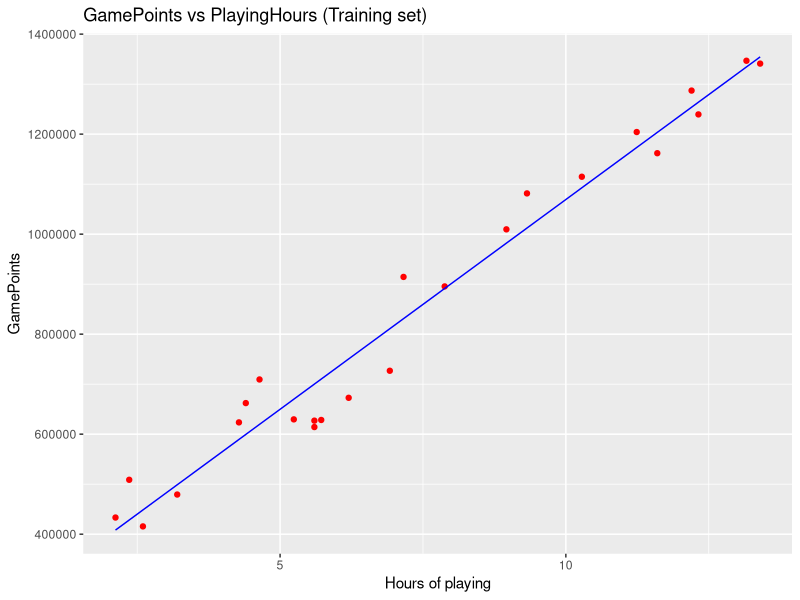
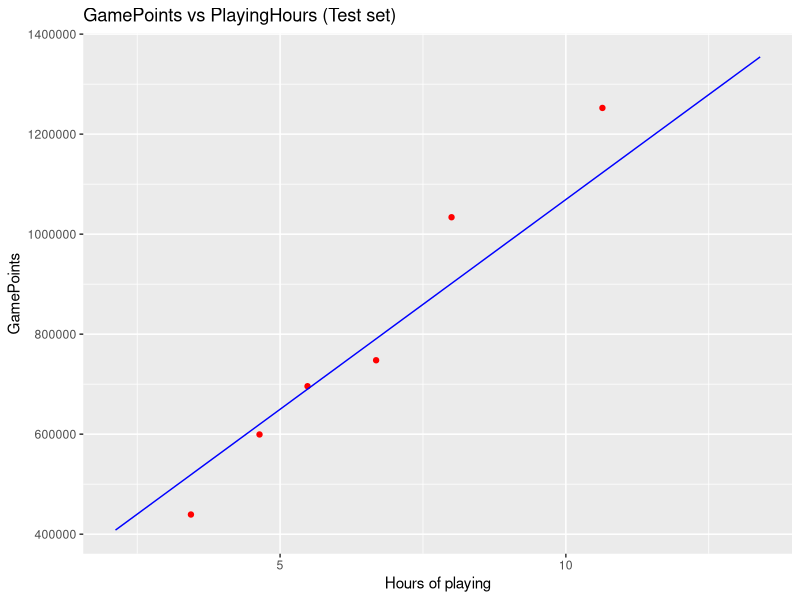

Generate these figures, in order, with R:
# rough_linear_regression_example.R

# Import library  
library(caTools)

# Import dataset
dataset <- read.csv('./dataset/GamePoints_Data.csv')

# Split dataset into training-set and test-set.
set.seed(123)
split <- sample.split(dataset$GamePoints, SplitRatio = 0.8)
training_set <- subset(dataset, split == TRUE)
test_set <- subset(dataset, split == FALSE)

# Feature Scale(if needed, check https://goo.gl/2mQumZ for this concept.)
# training_set <- scale(training_set)
# test_set <- scale(test_set)

# Build model: fit linear regression to training_set
regressor <- lm(formula = GamePoints ~ PlayingHours,
               data = training_set)

# Predict the test_set results
y_pred <- predict(regressor, newdata = test_set)

# Visualize the training_set results
library(ggplot2)
ggplot() +
  geom_point(aes(x = training_set$PlayingHours, y = training_set$GamePoints),
             colour = 'red') +
  geom_line(aes(x = training_set$PlayingHours, y = predict(regressor, newdata = training_set)),
            colour = 'blue') +
  ggtitle('GamePoints vs PlayingHours (Training set)') +
  xlab('Hours of playing') +
  ylab('GamePoints')

# Visualize the test_set results
library(ggplot2)
ggplot() +
  geom_point(aes(x = test_set$PlayingHours, y = test_set$GamePoints),
             colour = 'red') +
  geom_line(aes(x = training_set$PlayingHours, y = predict(regressor, newdata = training_set)),
            colour = 'blue') +
  ggtitle('GamePoints vs PlayingHours (Test set)') +
  xlab('Hours of playing') +
  ylab('GamePoints')
